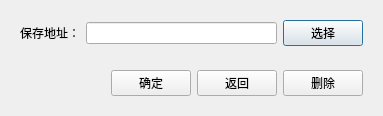
<?xml version="1.0" encoding="UTF-8"?>
<ui version="4.0">
 <class>filemodule</class>
 <widget class="QDialog" name="filemodule">
  <property name="geometry">
   <rect>
    <x>0</x>
    <y>0</y>
    <width>383</width>
    <height>108</height>
   </rect>
  </property>
  <property name="windowTitle">
   <string>Dialog</string>
  </property>
  <layout class="QVBoxLayout" name="verticalLayout">
   <item>
    <widget class="QWidget" name="widget" native="true">
     <layout class="QHBoxLayout" name="horizontalLayout">
      <item>
       <widget class="QLabel" name="label">
        <property name="text">
         <string>保存地址：</string>
        </property>
       </widget>
      </item>
      <item>
       <widget class="QLineEdit" name="m_savepath"/>
      </item>
      <item>
       <widget class="QPushButton" name="m_btn_selectpath">
        <property name="text">
         <string>选择</string>
        </property>
       </widget>
      </item>
     </layout>
    </widget>
   </item>
   <item>
    <widget class="QWidget" name="widget_3" native="true">
     <layout class="QHBoxLayout" name="horizontalLayout_3">
      <item>
       <spacer name="horizontalSpacer">
        <property name="orientation">
         <enum>Qt::Horizontal</enum>
        </property>
        <property name="sizeHint" stdset="0">
         <size>
          <width>40</width>
          <height>20</height>
         </size>
        </property>
       </spacer>
      </item>
      <item>
       <widget class="QPushButton" name="m_btn_sure">
        <property name="text">
         <string>确定</string>
        </property>
       </widget>
      </item>
      <item>
       <widget class="QPushButton" name="m_btn_return">
        <property name="text">
         <string>返回</string>
        </property>
       </widget>
      </item>
      <item>
       <widget class="QPushButton" name="m_btn_deletemodule">
        <property name="text">
         <string>删除</string>
        </property>
       </widget>
      </item>
     </layout>
    </widget>
   </item>
  </layout>
 </widget>
 <resources/>
 <connections/>
</ui>
